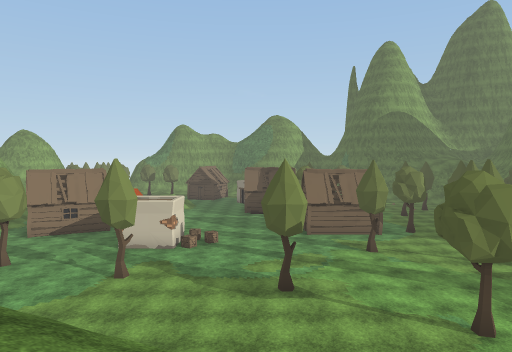
[1] (above)

24 first-person views from a walk through a scene from a Unity 3-D project. The camera is 1.3 m above the floor, tilts 2° down and sees 70° across. The floor is counted in squares, 2 m on a side. Each view is taken from the middle of a square. On the plan, view 1 faces up. The plan holds only what a view shows up to about 11 squares ahead; the rest is blank. The place goes on beyond the plan. The player character is not drawn. Some animated figures are not drawn. Some surface patterns are stand-ins.

[2]
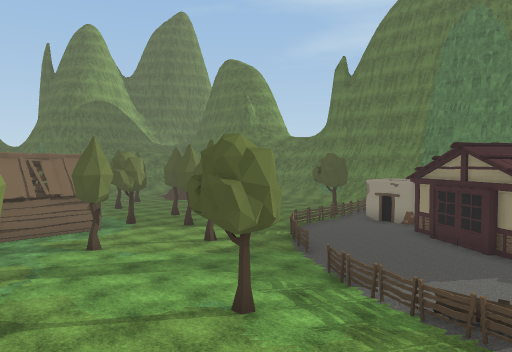

[3]
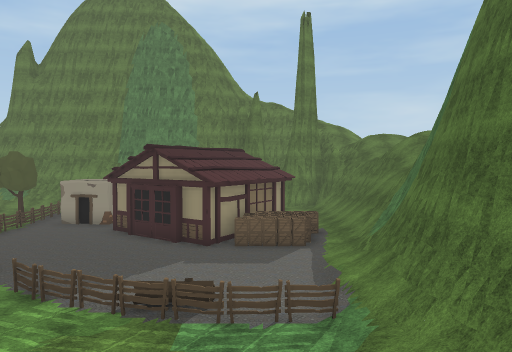

[4]
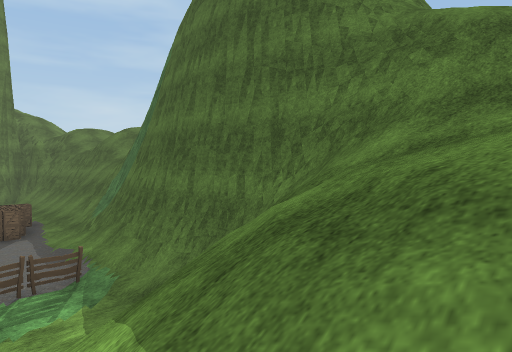

[5]
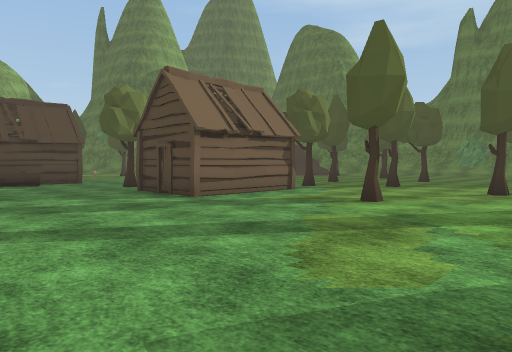

[6]
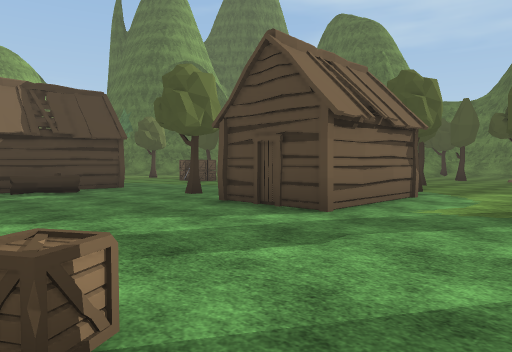

[7]
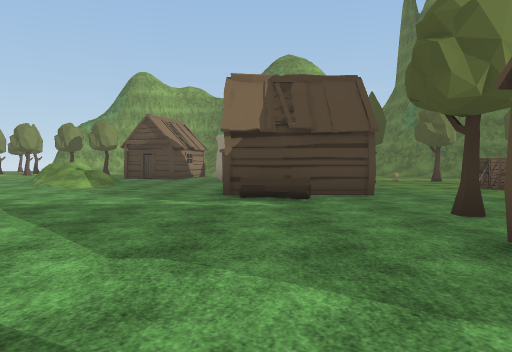

[8]
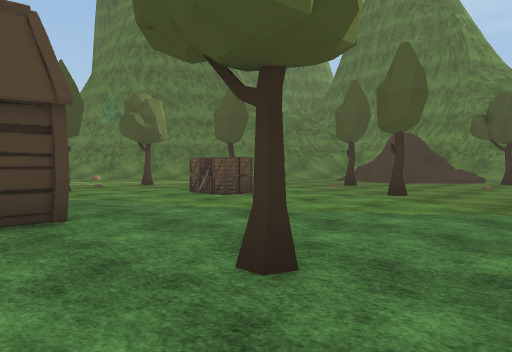

[9]
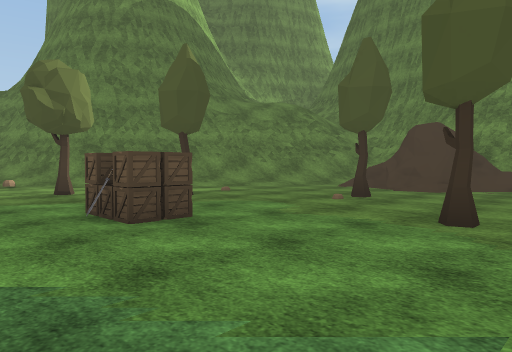

[10]
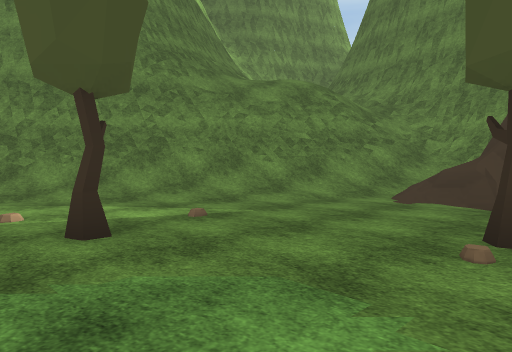

[11]
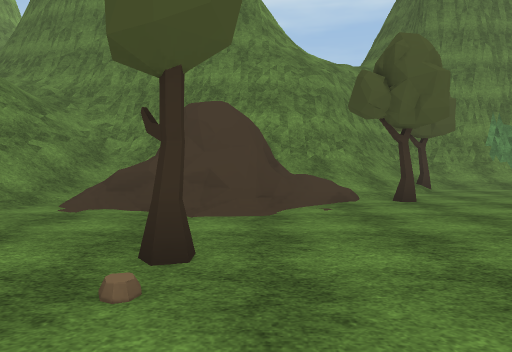

[12]
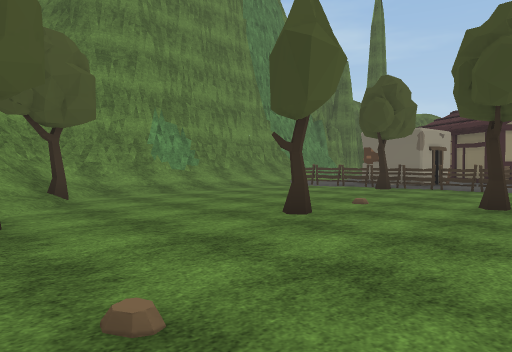

[13]
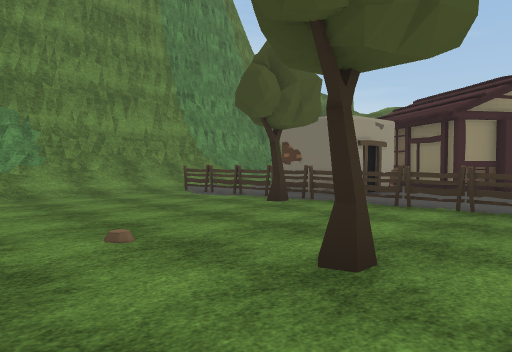

[14]
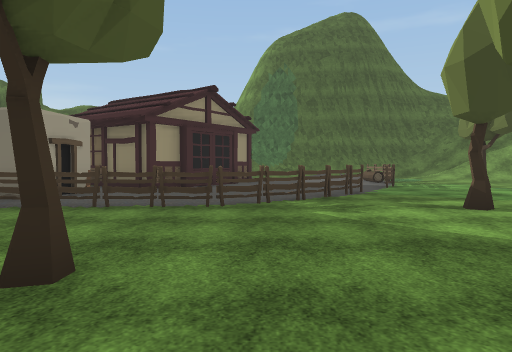

[15]
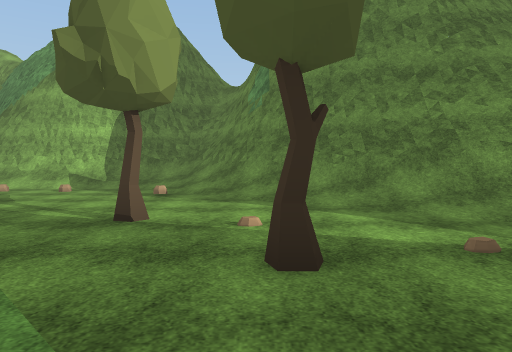

[16]
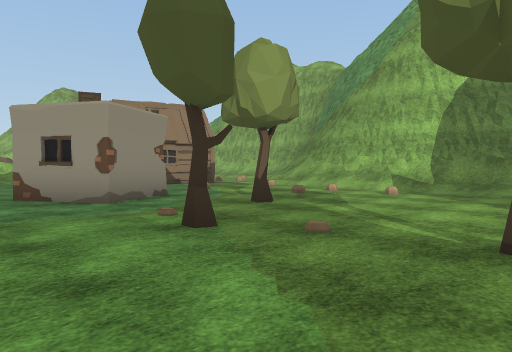

[17]
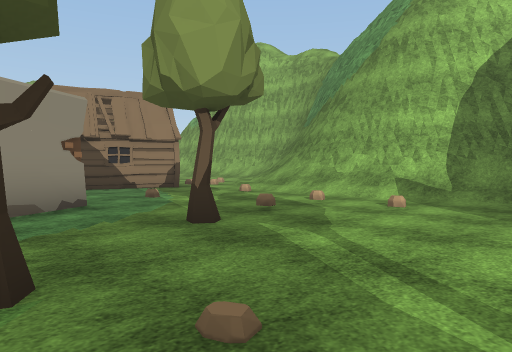

[18]
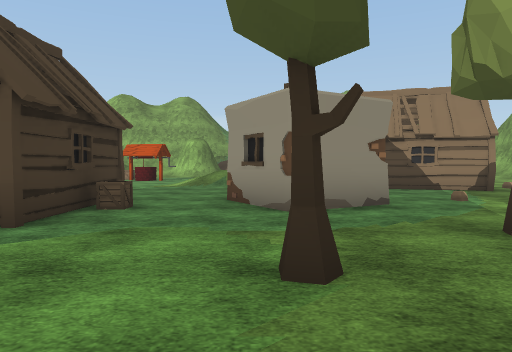

[19]
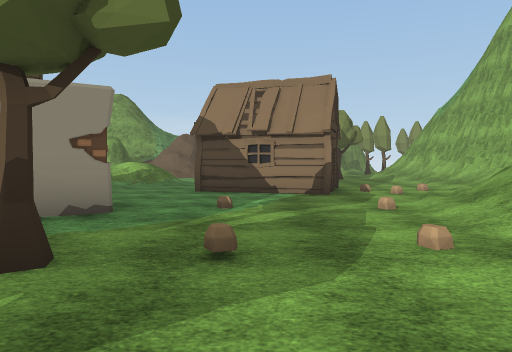

[20]
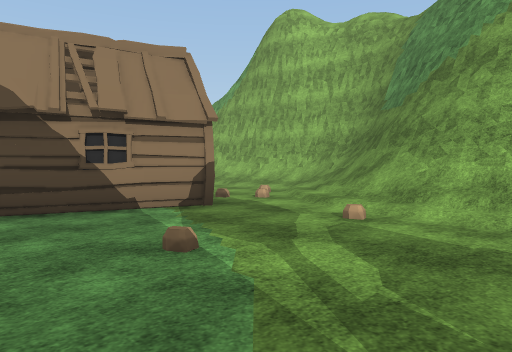

[21]
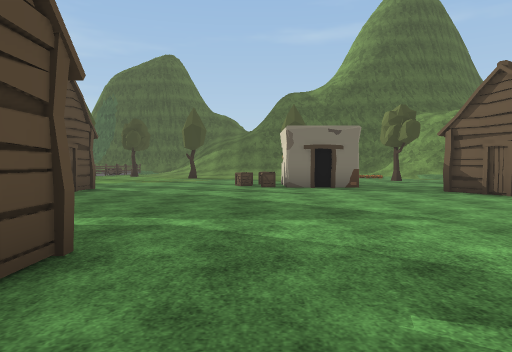

[22]
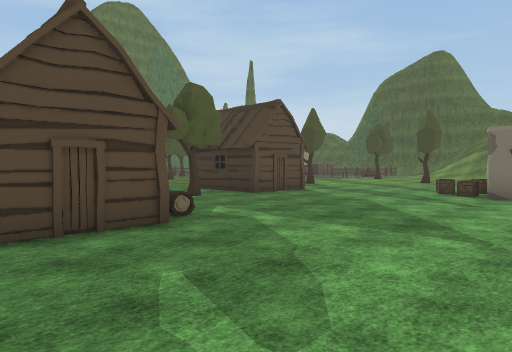

[23]
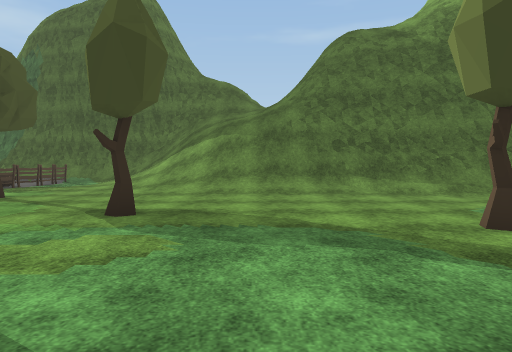

[24]
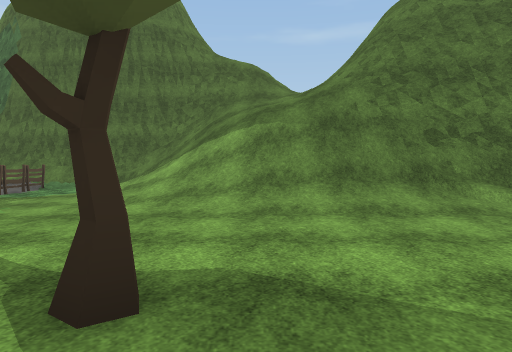

### Floor plan
Key: @ floor where view 1 was taken; # wall or solid block; . main floor; : floor 4 m higher than the main floor; + floor 5 m higher than the main floor; * floor 5.25 m higher than the main floor; % floor 5.75 m higher than the main floor; & floor 6 m higher than the main floor; $ floor 6.25 m higher than the main floor; / step, stairs or slope; = window, fence, low wall or low ledge; ^ raised ledge; T tree; H hut; F fence; C crate; O other object.
Columns run from 6 left of view 1 to 19 right of it. Each row starts with its distance up from view 1.
 35 ..///##   ##
 34 ..////#####//#
 33 ...//////////##
 32  .H.../.....//##  ###
 31  H H.........//######
 30  H H..........//###=&$   #
 29   H............///#=#%$ %#
 28 ......#..T......///=##*+##
 27 /.... ##.....T...////#/:##
 26 //....O...T...../..////##
 25 ///...........T.....///##
 24 ///....C....C....../=#/^
 23 ......HHH...C...T../##
 22 ......  H...O......=##=#
 21  .....OO............///^
 20  .............T......//##
 19 .........T..........T./=##
 18 ....................../T/#
 17 ........HHHH    ......../#
 16 H.......H  H  .T...T..../#
 15 ........HHHH.T........../#
 14 ..##C.........T..T....../#
 13 .O #O.................../#
 12     ......T............./#
 11 .............T...FFFTFFF/#
 10 ................F......./#
  9 ...T...........F....## ./#
  8  ......T......F.....O
  7  .................
  6 /.........T.F.....###
  5 ////////....F....##
  4 ###//////...O....#
  3   ##//////.FO....#
  2   ##//////.F.....O
  1    #///////F.....O
  0    #//@/==/=//////O
 -1      //=########=/
 -2       /####    ###
 -3       //##       #
 -4         #

Positions as (right, up) in squares from view 1, and headings:
1: (0, 0), facing up
2: (0, 2), facing up-right
3: (0, 2), facing right
4: (-1, 3), facing down-right
5: (-2, 9), facing up-right
6: (-2, 12), facing up-right
7: (0, 14), facing up
8: (1, 17), facing up-right
9: (4, 19), facing up-right
10: (7, 22), facing up-right
11: (8, 22), facing right
12: (10, 20), facing down-right
13: (10, 16), facing down-right
14: (10, 16), facing down
15: (8, 23), facing up
16: (7, 24), facing up-left
17: (6, 26), facing up-left
18: (6, 26), facing left
19: (5, 30), facing left
20: (2, 28), facing up-left
21: (-2, 24), facing down
22: (-5, 24), facing down-right
23: (-1, 13), facing down
24: (0, 10), facing down
